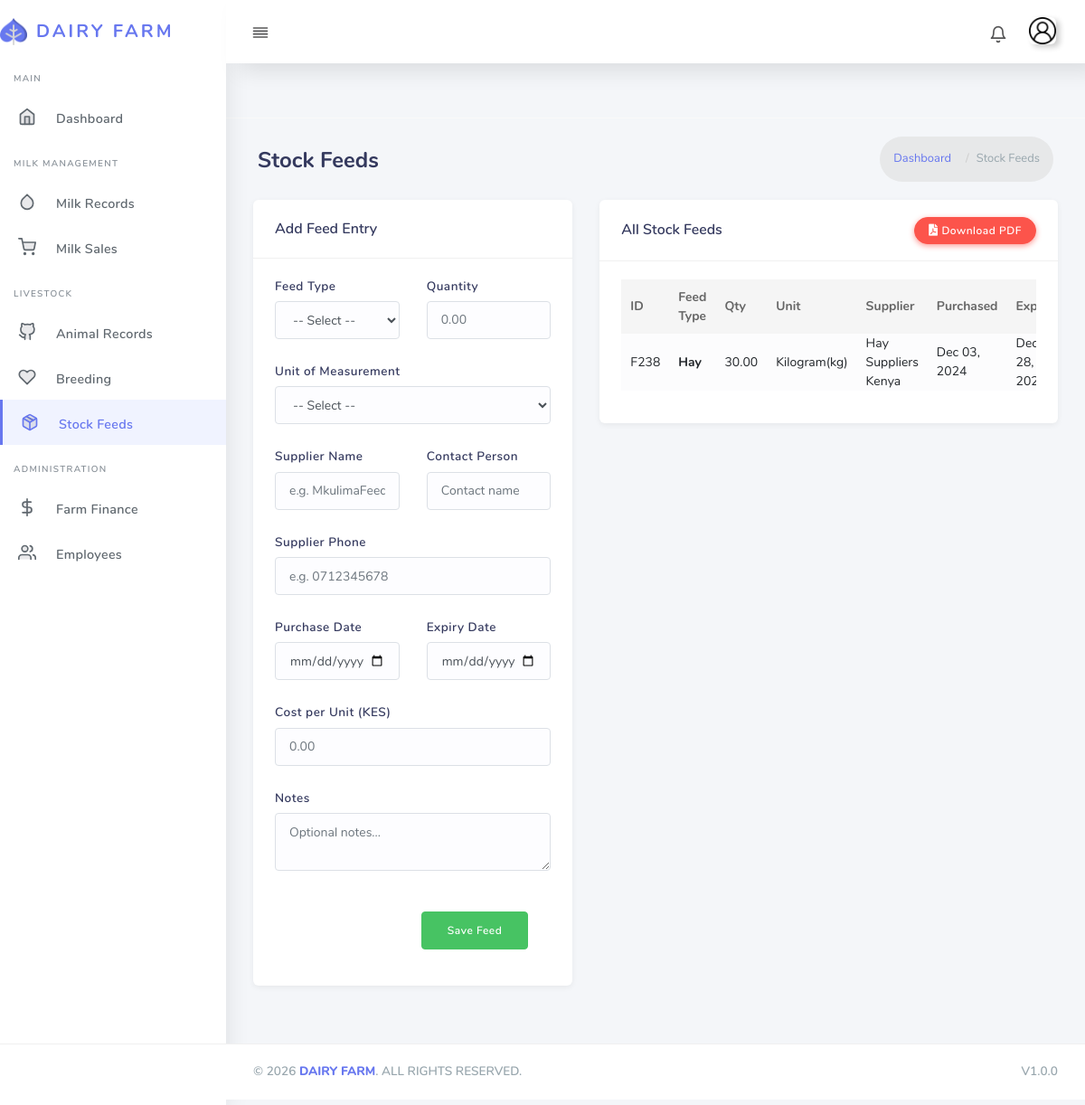
The page /stock_feeds/ (signed in) on the database as committed earlier.
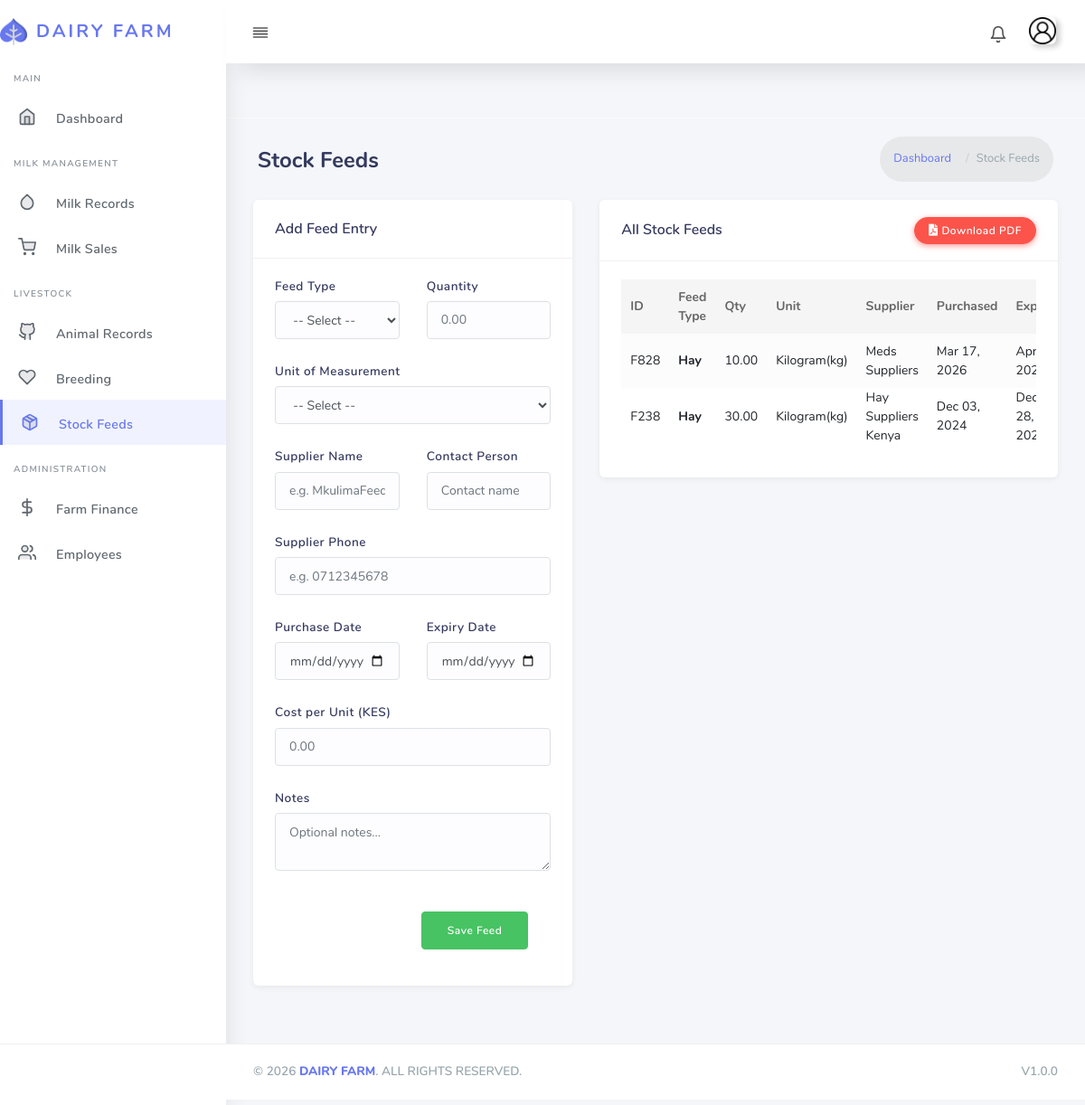
The same page on the database as committed later.
### core/models.py (models this page shows, shortened)
class StockFeed(models.Model):
    feed_types = [
        ('Hay', 'Hay'),
        ('Silage', 'Silage'),
        ('Nappier', 'Nappier'),
        ('Dairy Meal', 'Dairy Meal'),
        ('Maize Brand', 'Maize Brand'),
        ('Salt suppliment', 'Salt suppliment'),
    ]
    units = [
        ('Kilogram(kg)', 'Kilogram(kg)'),
        ('gram(g)', 'gram(g)'),
        ('Litres(l)', 'Litres(l)'),
    ]
    feed_id = ShortUUIDField(unique=True, primary_key=True, length=3, max_length=20, prefix="F", alphabet="123456789")
    feed_type = models.CharField(max_length=50, choices=feed_types)
    quantity = models.DecimalField(max_digits=10, decimal_places=2)
    unit_of_measurement = models.CharField(max_length=15, choices=units)  # e.g., kg, g
    supplier_name = models.CharField(max_length=100)  # Supplier name
    supplier_contact = models.CharField(max_length=100, blank=True, null=True)  # Contact person
    supplier_phone = models.CharField(max_length=15, blank=True, null=True)  # Supplier phone number
    purchase_date = models.DateField()
    expiration_date = models.DateField(blank=True, null=True)
    cost_per_unit = models.DecimalField(max_digits=10, decimal_places=2)
    notes = models.TextField(blank=True, null=True)
    total_cost = models.DecimalField(max_digits=10, decimal_places=0, default=Decimal('0.00'))
    def total_feed_cost(self):
        self.total_cost = self.quantity * self.cost_per_unit
        return self.total_cost

### core/views.py (the view)
# urls.py: path("stock_feeds/", views.stock_feeds, name="stock-feeds"),
@login_required
def stock_feeds(request, feed_id=None):
    feed = None
    if feed_id:
        feed = get_object_or_404(StockFeed, feed_id=feed_id)
    if request.method == 'POST':
        form = StockFeedForm(request.POST, instance=feed)
        if form.is_valid():
            stock_feed = form.save(commit=False)
            stock_feed.total_cost = stock_feed.quantity * stock_feed.cost_per_unit
            stock_feed.save()
            return redirect('core:stock-feeds')
    else:
        form = StockFeedForm(instance=feed)
    feeds_list = StockFeed.objects.all().order_by('-purchase_date')
    search_query = request.GET.get('search', '')
    feed_type_filter = request.GET.get('feed_type', '')
    if search_query:
        feeds_list = feeds_list.filter(
            Q(supplier_name__icontains=search_query) |
            Q(feed_id__icontains=search_query)
        )
    if feed_type_filter:
        feeds_list = feeds_list.filter(feed_type=feed_type_filter)
    paginator = Paginator(feeds_list, 10)
    page_number = request.GET.get('page')
    feeds = paginator.get_page(page_number)
    context = {
        'form': form,
        'feeds': feeds,
        'feed': feed,
        'search_query': search_query,
        'feed_type_filter': feed_type_filter,
        'feed_types': StockFeed.feed_types,
        'units': StockFeed.units,
    }
    return render(request, 'core/stock_feeds.html', context)

### core/forms.py (shortened to what this page needs)
class StockFeedForm(forms.ModelForm):
    class Meta:
        model = StockFeed
        exclude = ['feed_id', 'total_cost']
        widgets = {
            'purchase_date': forms.DateInput(attrs={'type': 'date'}),
            'expiration_date': forms.DateInput(attrs={'type': 'date'}),
        }

### templates/core/stock_feeds.html (shortened to what the changed rows need)
{% extends "partials/base.html" %}
{% load static %}
{% block content %}
<div class="main-content">
  <section class="section">
    <div class="section-header">
      <h1>Stock Feeds</h1>
    </div>
    <div class="section-body">
      <div class="row">
        <div class="col-12 col-lg-7">
          <div class="card">
            <div class="card-body">
              <div class="table-responsive">
                <table class="table table-striped" id="feedTable">
                  <thead>
                    <tr>
                      <th>ID</th>
                      <th>Feed Type</th>
                      <th>Qty</th>
                      <th>Unit</th>
                      <th>Supplier</th>
                      <th>Purchased</th>
                      <th>Expires</th>
                    </tr>
                  </thead>
                  <tbody>
                    {% for feed in feeds %}
                    <tr>
                      <td>{{ feed.feed_id }}</td>
                      <td><strong>{{ feed.feed_type }}</strong></td>
                      <td>{{ feed.quantity }}</td>
                      <td>{{ feed.unit_of_measurement }}</td>
                      <td>{{ feed.supplier_name }}</td>
                      <td>{{ feed.purchase_date|date:"M d, Y" }}</td>
                      <td>{{ feed.expiration_date|date:"M d, Y"|default:"—" }}</td>
                    </tr>
                    {% empty %}
                    <tr><td colspan="10" class="text-center text-muted">No feed entries</td></tr>
                    {% endfor %}
                  </tbody>
                </table>
              </div>
            </div>
          </div>
        </div>
      </div>
    </div>
  </section>
</div>
{% endblock content %}

Rows that differ between the two databases and show on the page:
added StockFeed: feed_id "F828", feed_type "Hay", quantity "10.00", unit_of_measurement "Kilogram(kg)", supplier_name "Meds Suppliers", purchase_date "Mar 17, 2026", expiration_date "Apr…"
